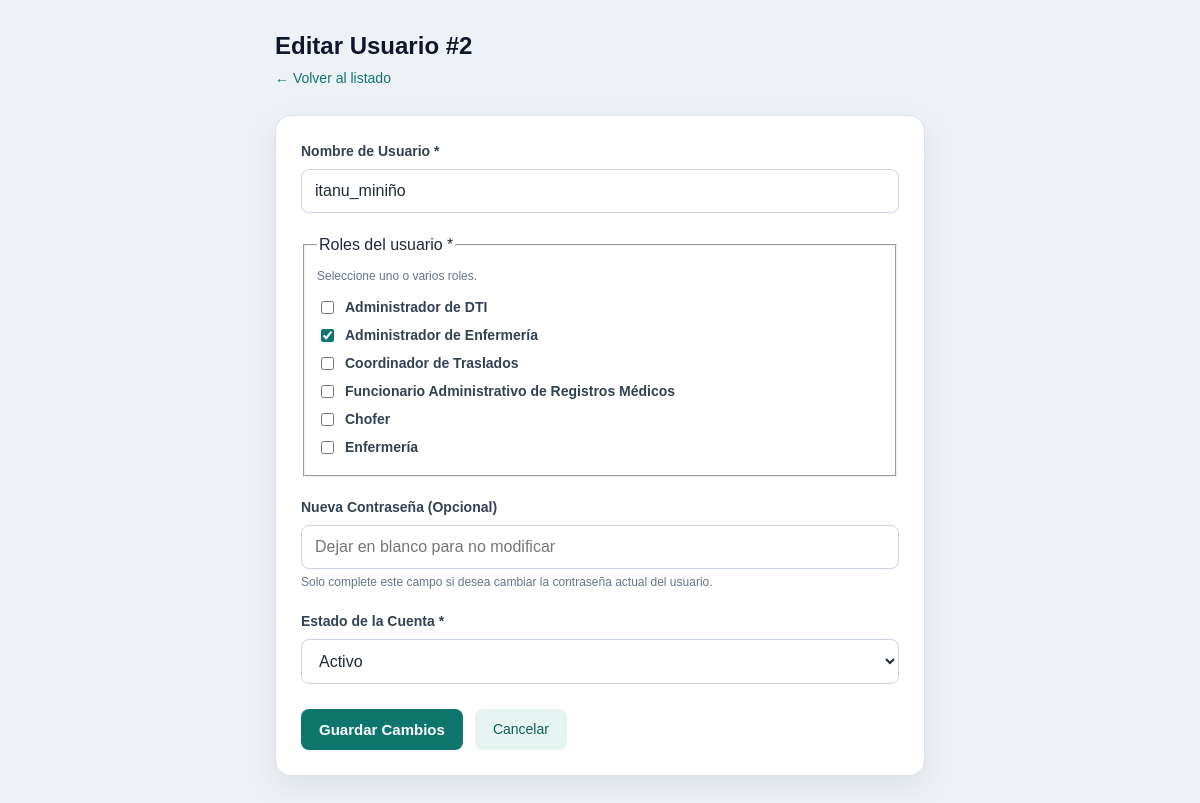
Page /usuario/Vista/editar.php?id=2 (signed in) on the committed database.
### tables this page shows
CREATE TABLE `usuario` (
  `id_usuario` int(11) NOT NULL,
  `nombre_usuario` varchar(50) NOT NULL,
  `contrasenha_hash` varchar(255) NOT NULL,
  `activo` tinyint(1) NOT NULL DEFAULT 1
);

CREATE TABLE `rol` (
  `id_rol` int(11) NOT NULL,
  `nombre_rol` varchar(50) NOT NULL,
  `descripcion` varchar(255) DEFAULT NULL
);

### usuario/Model/UsuarioModelo.php (called while the page is built, shortened)
<?php
class UsuarioModelo
{
       public static function obtenerPorId(int $idUsuario): ?array
    {
        $conexion = Conexion::conectar();
        $sql = "
            SELECT id_usuario, nombre_usuario, activo
            FROM usuario
            WHERE id_usuario = :id_usuario
        ";
        $consulta = $conexion->prepare($sql);
        $consulta->execute([
            ':id_usuario' => $idUsuario
        ]);
        $usuario = $consulta->fetch(PDO::FETCH_ASSOC);
        $roles = self::obtenerRolesUsuario($idUsuario);
        $usuario['roles'] = $roles;
        $usuario['ids_roles'] = array_map(
            function ($rol) {
                return (int) $rol['id_rol'];
            },
            $roles
        );
        $usuario['nombre_rol'] = implode(
            ' / ',
            array_column($roles, 'nombre_rol')
        );
        $usuario['id_rol'] = count($roles) === 1
            ? (int) $roles[0]['id_rol']
            : null;
        return $usuario;
    }
    public static function obtenerRolesUsuario(int $idUsuario): array
{
    $conexion = Conexion::conectar();
    $sql = "
        SELECT r.id_rol, r.nombre_rol
        FROM usuario_rol ur
        INNER JOIN rol r ON r.id_rol = ur.id_rol
        WHERE ur.id_usuario = :id_usuario
        ORDER BY r.id_rol
    ";
    $consulta = $conexion->prepare($sql);
    $consulta->execute([':id_usuario' => $idUsuario]);
    return $consulta->fetchAll(PDO::FETCH_ASSOC);
}
    public static function listarRoles(): array
    {
        $conexion = Conexion::conectar();
        $sql = "
            SELECT
                id_rol,
                nombre_rol,
                descripcion
            FROM rol
            ORDER BY id_rol ASC
        ";
        $consulta = $conexion->prepare($sql);
        $consulta->execute();
        return $consulta->fetchAll(PDO::FETCH_ASSOC);
    }
}

### usuario/Vista/editar.php (the view, shortened to what this page needs)
<?php
require_once __DIR__ . '/../Model/UsuarioModelo.php';
$idUsuario = (int) ($_GET['id'] ?? 0);
$usuario = UsuarioModelo::obtenerPorId($idUsuario);
$roles = UsuarioModelo::listarRoles();
?>
<!DOCTYPE html>
<html lang="es">
<head>
    <link rel="stylesheet" href="../../serviciosComunes/vistaGeneral/assets/css/tema-institucional.css?v=20261021-1">
</head>
<body>
<div class="contenedor">
    <div class="cabecera-seccion">
        <h1>Editar Usuario #<?= (int)$usuario['id_usuario'] ?></h1>
        <a href="listado.php" class="enlace-volver">← Volver al listado</a>
    </div>
    <form class="tarjeta-formulario" action="../Controlador/ControladorUsuarios.php" method="POST">
        <div class="campo">
            <label for="nombre_usuario">Nombre de Usuario *</label>
            <input type="text" id="nombre_usuario" name="nombre_usuario"
                   value="<?= htmlspecialchars($usuario['nombre_usuario']) ?>" required>
        </div>
                <fieldset class="campo">
            <legend>Roles del usuario *</legend>
            <p class="campo-ayuda">
                Seleccione uno o varios roles.
            </p>
            <?php foreach ($roles as $r): ?>
                <label
                    style="display: flex; align-items: center; gap: 8px;"
                >
                    <input
                        type="checkbox"
                        name="ids_roles[]"
                        value="<?= (int) $r['id_rol'] ?>"
                        style="width: auto;"
                        <?= in_array(
                            (int) $r['id_rol'],
                            $usuario['ids_roles'],
                            true
                        ) ? 'checked' : '' ?>
                    >
                    <?= htmlspecialchars(
                        $r['nombre_rol'],
                        ENT_QUOTES,
                        'UTF-8'
                    ) ?>
                </label>
            <?php endforeach; ?>
        </fieldset>
        <div class="campo">
            <label for="password">Nueva Contraseña (Opcional)</label>
            <input type="password" id="password" name="password" placeholder="Dejar en blanco para no modificar">
            <div class="campo-ayuda">Solo complete este campo si desea cambiar la contraseña actual del usuario.</div>
        </div>
        <div class="campo">
            <label for="activo">Estado de la Cuenta *</label>
            <select id="activo" name="activo" required>
                <option value="1" <?= ((int)$usuario['activo'] === 1) ? 'selected' : '' ?>>Activo</option>
            </select>
        </div>
        <div class="acciones-formulario">
            <button type="submit" class="boton boton-primario">Guardar Cambios</button>
            <a href="listado.php" class="boton boton-secundario">Cancelar</a>
        </div>
    </form>
</div>
</body>
</html>

### serviciosComunes/vistaGeneral/assets/css/tema-institucional.css (style rules this page uses)
:root { --primary: #0f766e; --primary-hover: #115e59; --primary-light: #e6f4f1; --bg-color: #eef2f6; --card-bg: #fff; --text-main: #1f2937; --text-muted: #64748b; --border-color: #cbd5e1; --shadow-sm: 0 3px 12px rgba(15, 23, 42, .04); --shadow-md: 0 12px 32px rgba(15, 23, 42, .08); }
body { font-family: Arial, sans-serif; color: var(--text-main); background: var(--bg-color); line-height: 1.5; }
button, input, select, textarea { font-family: inherit; }
button, summary { cursor: pointer; }
a { color: var(--primary); }
h1, h2, h3, h4 { color: var(--text-main); line-height: 1.3; }
.card-formulario, .card-traslado, .card-traslado-activo, .card-pendiente, .card-historial, .tarjeta-formulario, .tarjeta-detalle, .tarjeta, .card { background: white; border: 1px solid #dce4eb; border-radius: 16px; box-shadow: var(--shadow-md); }
.form-input, .campo input:not([type="checkbox"]):not([type="radio"]), .campo select, .form-group input:not([type="checkbox"]):not([type="radio"]), .form-group select, .form-group textarea, .tarjeta select, main > form select, .search-input, #sec-mis-solicitudes input[type="text"] { border: 1px solid var(--border-color); border-radius: 8px; padding: 12px 13px; font-size: 16px; background: white; color: var(--text-main); max-width: 100%; }
input[type="checkbox"], input[type="radio"] { accent-color: var(--primary); }
.btn-primary, .boton-primario, .btn-action.btn-success, .tarjeta button, main > form > button, #sec-mis-solicitudes button[type="submit"] { background: var(--primary); color: white; border: 0; border-radius: 8px; padding: 12px 18px; font-size: 15px; font-weight: 700; text-decoration: none; }
.boton-secundario { background: #e6f4f1; color: #115e59; border-radius: 8px; }
.enlace-volver { color: var(--primary); }

### usuario/Vista/editar.php (style rules this page uses)
* { box-sizing: border-box; }
body { margin: 0; padding: 30px; font-family: Arial, sans-serif; background: #f4f7fb; color: #1e293b; }
.contenedor { max-width: 650px; margin: auto; }
.cabecera-seccion { margin-bottom: 25px; }
.cabecera-seccion h1 { margin: 0 0 5px 0; font-size: 1.5rem; color: #0f172a; }
.enlace-volver { color: #0284c7; text-decoration: none; font-size: 14px; }
.tarjeta-formulario { background: white; padding: 25px; border-radius: 8px; border: 1px solid #e2e8f0; box-shadow: 0 1px 3px rgba(0,0,0,0.05); }
.campo { margin-bottom: 20px; }
.campo label { display: block; margin-bottom: 7px; font-size: 14px; font-weight: 600; color: #334155; }
.campo input, .campo select { width: 100%; padding: 10px 12px; border: 1px solid #cbd5e1; border-radius: 6px; font-size: 14px; outline: none; transition: border-color 0.2s; }
.campo-ayuda { font-size: 12px; color: #64748b; margin-top: 4px; }
.acciones-formulario { display: flex; gap: 12px; margin-top: 25px; }
.boton { display: inline-block; padding: 10px 18px; border-radius: 6px; font-size: 14px; font-weight: 500; text-decoration: none; cursor: pointer; border: none; }
.boton-primario { background: #0284c7; color: white; }
.boton-secundario { background: #e2e8f0; color: #334155; }

### rows in the picture
usuario: id_usuario "2", nombre_usuario "itanu_miniño", activo "Activo"
rol: nombre_rol "Administrador de DTI"
rol: id_rol "☑", nombre_rol "Administrador de Enfermería"
rol: nombre_rol "Coordinador de Traslados"
rol: nombre_rol "Funcionario Administrativo de Registros Médicos"
rol: nombre_rol "Chofer"
rol: nombre_rol "Enfermería"
